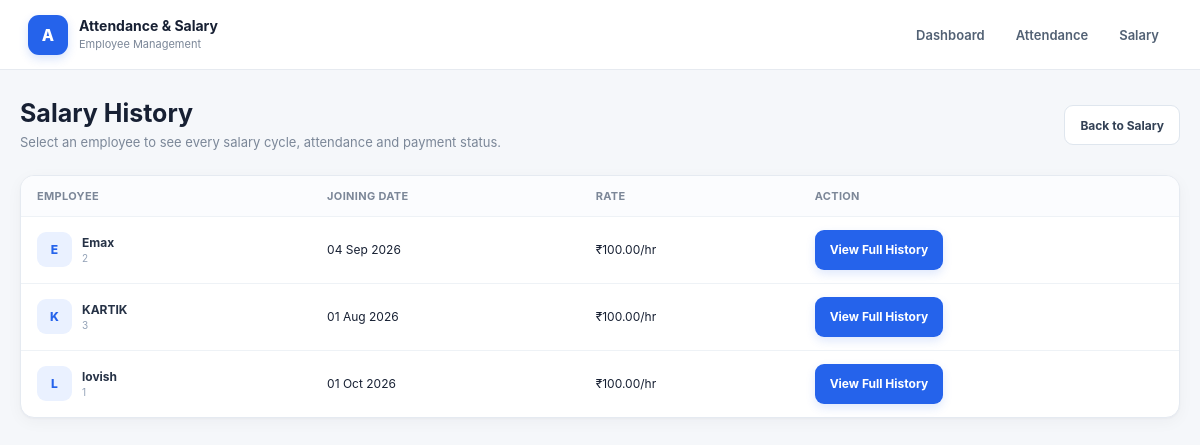
Screenshot of /salary/history/ with the database file from the repository.
### attendance/models.py (models this page shows, shortened)
class Employee(models.Model):
    STATUS_CHOICES = [
        ("active", "Active"),
        ("inactive", "Inactive"),
    ]
    employee_id = models.CharField(
        max_length=20,
        unique=True
    )
    name = models.CharField(
        max_length=100
    )
    phone = models.CharField(
        max_length=15
    )
    designation = models.CharField(
        max_length=100,
        blank=True
    )
    email = models.EmailField(
        blank=True
    )
    address = models.CharField(
        max_length=255,
        blank=True
    )
    joining_date = models.DateField()
    hourly_rate = models.DecimalField(
        max_digits=10,
        decimal_places=2
    )
    status = models.CharField(
        max_length=10,
        choices=STATUS_CHOICES,
        default="active"
    )
    created_at = models.DateTimeField(
        auto_now_add=True
    )
    updated_at = models.DateTimeField(
        auto_now=True
    )

### attendance/views.py (the view)
def salary_history(request):
    sync_completed_salaries()
    employees = Employee.objects.all().order_by(
        "name"
    )
    return render(
        request,
        "attendance/salary_history.html",
        {
            "employees": employees
        }
    )

### attendance/views.py (called while the page is built)
def add_months(d, months=1):
    index = d.month - 1 + months
    year = d.year + index // 12
    month = index % 12 + 1
    day = min(
        d.day,
        monthrange(year, month)[1]
    )
    return date(year, month, day)

def salary_cycle(employee, ref=None):
    ref = ref or date.today()
    start_day = min(
        employee.joining_date.day,
        monthrange(ref.year, ref.month)[1]
    )
    start = date(
        ref.year,
        ref.month,
        start_day
    )
    if ref < start:
        start = add_months(start, -1)
    end = add_months(start, 1)
    return start, end

def cycle_list(employee, through=None):
    through = through or date.today()
    current_start, _ = salary_cycle(
        employee,
        through
    )
    start = employee.joining_date
    cycles = []
    while start <= current_start:
        end = add_months(
            start,
            1
        )
        cycles.append(
            (
                start,
                end
            )
        )
        start = end
    return cycles

def cycle_totals(
    employee,
    start,
    end
):
    records = Attendance.objects.filter(
        employee=employee,
        date__gte=start,
        date__lt=end
    )
    hours = records.aggregate(
        total=Sum("hours_worked")
    )["total"] or Decimal("0")
    days = records.values(
        "date"
    ).distinct().count()
    salary = (
        hours
        * employee.hourly_rate
    )
    return (
        hours,
        days,
        salary
    )

### attendance/templates/attendance/salary_history.html (shortened to what this page needs)
{% extends "attendance/base.html" %}
{% block content %}
<div class="page-heading"><div><h2>Salary History</h2><p>Select an employee to see every salary cycle, attendance and payment status.</p></div><a class="btn btn-light" href="{% url 'salary' %}">Back to Salary</a></div>
<div class="card"><div class="table-wrapper"><table class="responsive-table"><thead><tr><th>Employee</th><th>Joining Date</th><th>Rate</th><th>Action</th></tr></thead><tbody>
{% for e in employees %}<tr><td class="cell-employee"><div class="employee-info"><div class="avatar">{{ e.name|first|upper }}</div><div><div class="employee-name">{{ e.name }}</div><div class="employee-id">{{ e.employee_id }}</div></div></div></td><td data-label="Joining Date">{{ e.joining_date|date:"d M Y" }}</td><td data-label="Rate">₹{{ e.hourly_rate }}/hr</td><td class="cell-action"><a class="btn btn-primary" href="{% url 'employee_salary_history' e.id %}">View Full History</a></td></tr>{% empty %}<tr class="empty-row"><td colspan="4">No employees.</td></tr>{% endfor %}
</tbody></table></div></div>
{% endblock %}

### attendance/static/attendance/style.css (style rules this page uses)
* { box-sizing: border-box; }
html { scroll-behavior: smooth; }
body { margin: 0; padding: 0; background: #f5f7fa; color: #172033; font-family: Inter, "Segoe UI", Arial, sans-serif; -webkit-font-smoothing: antialiased; padding-bottom: 0; }
.page-heading { display: flex; justify-content: space-between; align-items: center; gap: 16px; margin-bottom: 22px; }
.page-heading h2 { margin: 0 0 5px; font-size: 25px; line-height: 1.2; color: #172033; }
.page-heading p { margin: 0; color: #7b8798; font-size: 13px; line-height: 1.5; }
.btn { border: 0; border-radius: 9px; min-height: 40px; padding: 10px 15px; font-weight: 700; font-size: 12px; text-decoration: none; display: inline-flex; align-items: center; justify-content: center; cursor: pointer; transition: transform 0.15s ease, box-shadow 0.15s ease, background 0.15s ease; }
.btn-primary { background: #2563eb; color: #ffffff; box-shadow: 0 4px 10px rgba(37, 99, 235, 0.15); }
.btn-light { background: #ffffff; color: #334155; border: 1px solid #dfe6ee; }
.card { background: #ffffff; border: 1px solid #e7ebf0; border-radius: 14px; box-shadow: 0 3px 14px rgba(15, 23, 42, 0.035); margin-bottom: 18px; overflow: hidden; }
.table-wrapper { width: 100%; overflow-x: auto; -webkit-overflow-scrolling: touch; }
table { width: 100%; border-collapse: collapse; min-width: 720px; }
th, td { text-align: left; padding: 13px 16px; border-bottom: 1px solid #eef2f6; font-size: 12px; vertical-align: middle; }
th { font-size: 11px; text-transform: uppercase; letter-spacing: 0.03em; color: #7c8798; background: #fbfcfe; font-weight: 700; }
tr:last-child td { border-bottom: 0; }
tbody tr { transition: background 0.15s ease; }
.employee-info { display: flex; align-items: center; gap: 10px; }
.avatar { width: 35px; height: 35px; flex-shrink: 0; border-radius: 9px; background: #eaf1ff; color: #2563eb; display: grid; place-items: center; font-weight: 800; }
.employee-name { font-weight: 700; color: #263246; }
.employee-id { font-size: 10px; color: #94a3b8; margin-top: 2px; }
html { color-scheme: light; -webkit-text-size-adjust: 100%; }
.card, .stat-card { border-color: #e5eaf1; box-shadow: 0 1px 2px rgba(15, 23, 42, 0.03), 0 4px 16px rgba(15, 23, 42, 0.04); }

### rows the page displays
Employee: name|first "E", name "Emax", employee_id "2", joining_date "04 Sep 2026", hourly_rate "100.00"
Employee: name|first "K", name "KARTIK", employee_id "3", joining_date "01 Aug 2026", hourly_rate "100.00"
Employee: name|first "L", name "lovish", employee_id "1", joining_date "01 Oct 2026", hourly_rate "100.00"
